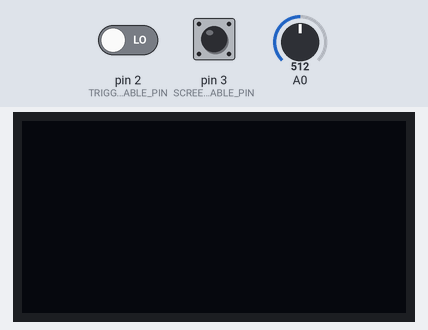
Recording of a sketch running on a simulated Arduino Uno, built with avr-gcc and run on an emulated ATmega328P. Shown: 128×64 one-colour display. The inputs (shaded band) are chosen by the test bench; at power-on: pin 3 (SCREEN_UPDATE_ENABLE_PIN) HIGH, pin 2 (TRIGGER_ENABLE_PIN) LOW, A0 = 512. The OLED is the two-colour kind (top 16 rows yellow).

Above: at 1.2 s.
1.3 s: pin 3 (SCREEN_UPDATE_ENABLE_PIN) pulled LOW for 1 s
At 2.15 s:
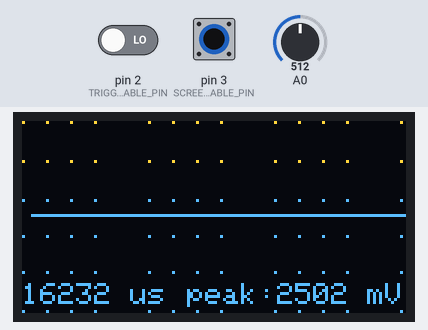
At 3.0 s:
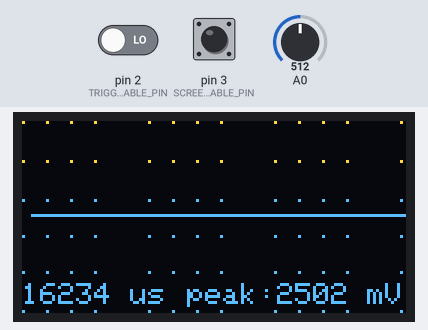
Timing chart, 0 to 4.5 s (numbered marks = the images above; inputs shaded):
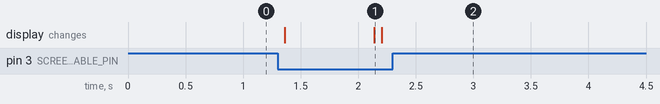

The sketch:

mini_oscilloscope_1_1.ino
```cpp
/*
This is set up to use a 128x64 I2C screen, as available
here: http://www.banggood.com/buy/0-96-oled.html
For wiring details see http://youtu.be/XHDNXXhg3Hg
*/

#include <SPI.h>
#include <Wire.h>
#include <Adafruit_GFX.h>
#include <Adafruit_SSD1306.h>

#define OLED_RESET 4
Adafruit_SSD1306 display(OLED_RESET);

#if (SSD1306_LCDHEIGHT != 64)
#error("Height incorrect, please fix Adafruit_SSD1306.h!");
#endif

/********************************************/

#define CHARWIDTH           6
#define CHARHEIGHT          8
#define AXISWIDTH           (2 + 1)                   // axis will show two-pixel wide graph ticks, then an empty column
#define VISIBLEVALUEPIXELS  (128 - AXISWIDTH)         // the number of samples visible on screen
#define NUMVALUES           (2 * VISIBLEVALUEPIXELS)  // the total number of samples (take twice as many as visible, to help find trigger point

#define TRIGGER_ENABLE_PIN       2  // set this pin high to enable trigger
#define SCREEN_UPDATE_ENABLE_PIN 3  // set this pin high to freeze screen

byte values[NUMVALUES];           // stores read analog values mapped to 0-63
int pos = 0;                      // the next position in the value array to read
int count = 0;                    // the total number of times through the loop
unsigned long readStartTime = 0;  // time when the current sampling started
int sampleRate = 1;             // A value of 1 will sample every time through the loop, 5 will sample every fifth time etc.
                                  // 350: 845s for hearbeat monitor
int peak  = 0;
float U = 0;

/********************************************/

// Draws a printf style string at the current cursor position
void displayln(const char* format, ...)
{
  char buffer[32];

  va_list args;
  va_start(args, format);
  vsprintf(buffer, format, args);
  va_end(args);

  int len = strlen(buffer);
  for (uint8_t i = 0; i < len; i++) {
    display.write(buffer[i]);
  }
}

// Draws the graph ticks for the vertical axis
void drawAxis()
{
  // graph ticks
  for (int x = 0; x < 128; x += 10) {
    for (int y = 0; y <4 and x < 128; y++, x += 8){
      display.drawPixel(x,  0, WHITE);
      display.drawPixel(x, 13, WHITE);
      display.drawPixel(x, 26, WHITE);
      display.drawPixel(x, 38, WHITE);
      display.drawPixel(x, 50, WHITE);
      display.drawPixel(x, 63, WHITE);
  }
  }
}

// Draws the sampled values
void drawValues()
{
  int start = 0;

  if ( digitalRead(TRIGGER_ENABLE_PIN) ) {
    // Find the first occurence of zero
    for (int i = 0; i < NUMVALUES; i++) {
      if ( values[i] == 0 ) {
        // Now find the next value that is not zero
        for (; i < NUMVALUES; i++) {
          if ( values[i] != 0 ) {
            start = i;
            break;
          }
        }
        break;
      }
    }
    // If the trigger point is not within half of our values, we will
    // not have enough sample points to show the wave correctly
    if ( start >= VISIBLEVALUEPIXELS )
      return;
  }

  for (int i = 0; i < VISIBLEVALUEPIXELS; i++) {
    display.drawPixel(i + AXISWIDTH, 63 - (values[i + start]), WHITE);
  }
}

// Shows the time taken to sample the values shown on screen
void drawFrameTime(unsigned long us, unsigned long  U )
{
  if (U >  1000) display.setCursor(0 * (CHARWIDTH - 1), 7 * CHARHEIGHT - 2); // almost at bottom, approximately centered
  if (U <= 1000) display.setCursor(0 * (CHARWIDTH - 1), 6 * CHARHEIGHT - 7); // almost at bottom, approximately centered
  displayln("%ld us", us);
}

// Shows the max. value on screen
void drawPeakValue(unsigned long  U)
{
  if (U >  1000) display.setCursor(11 * (CHARWIDTH - 1), 7 * CHARHEIGHT - 2); // almost at bottom, approximately centered
  if (U <= 1000) display.setCursor(11 * (CHARWIDTH - 1), 6 * CHARHEIGHT - 7); // almost at bottom, approximately centered
  displayln("peak:%4ld mV", U);
}

// Shows the max. value on screen
void drawFull()
{
  byte c = ' ';
  for (int x = 0; x < 22; x++) {
    for (int y = 0; y < 8; y++) {
      display.drawChar(x * CHARWIDTH, y * CHARHEIGHT, c, BLACK, INVERSE, 1);
    }
  }
}

/********************************************/

void setup() {

  // Set up the display
  display.begin(SSD1306_SWITCHCAPVCC, 0x3C); // Initialize with the I2C addr 0x3D (for the 128x64)
  display.setTextColor(WHITE);

  pinMode(TRIGGER_ENABLE_PIN, INPUT);
  pinMode(SCREEN_UPDATE_ENABLE_PIN, INPUT);
}

/********************************************/

void loop() {

  // If a sampling run is about to start, record the start time
  if ( pos == 0 ) readStartTime = micros();

  // If this iteration is one we want a sample for, take the sample
  if ( (++count) % sampleRate == 0 ){
    int value = analogRead(0);
    // Find the peak value
    if ( value > peak ) peak = value;
    values[pos++] = value >> 4; // shifting right by 4 efficiently maps 0-1023 range to 0-63
  }
  // If we have filled the sample buffer, display the results on screen
  if ( pos >= NUMVALUES ) {
    // Measure how long the run took
    unsigned long totalSampleTime = (micros() - readStartTime) / 2;     // Divide by 2 because we are taking twice as many samples as are shown on the screen

    // Update "unfrozen" screen only
    if ( !digitalRead(SCREEN_UPDATE_ENABLE_PIN) ) {
      // Display the data on screen
      display.clearDisplay();
      // drawFull();

      U = peak * 5.0 / 1.023;
      drawAxis();
      drawValues();
      drawFrameTime(totalSampleTime,U);
      drawPeakValue(U);

      display.display();
    }

    // Reset values for the next sampling run
    pos = 0;
    count = 0;
    peak = 0;
  }
}
```

Measured:
- after the input at 1.3 s, the display: first changes after 0.06 s (image 1 shows a later state)
